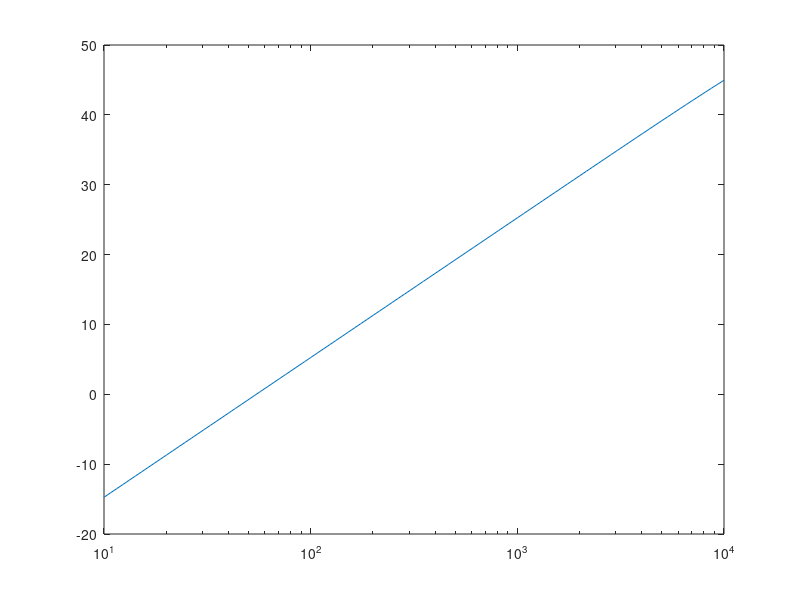

Recreate this plot in MATLAB.
clc, clear, close all;

%I want to see complex physics value who are related in exponential manners
%for example here we are working to simulate two microphone interacting
%with each other


%to do so we  create a logaritmic space the logspace takes as input power
%of 10. logspace(lower bound, upper bound, number of columns)
freq = logspace(1,4,100); %this is a 10000 frequency for 100 frequency

%now we create an angle of frequency
omega = 2 * pi * freq;

%we create the angle of rotation of the sound source in respect to the
%array, basically the orientation of the source
theta = linspace(0, 2* pi, 361); % we use 361 to get all 360 degrees

%distance between the two microphone
distance = 5e-3;

%then we can put the speed of sound [m/s]
c = 343;

%the first microphone pressure will be the reference
p1 = ones(length(freq), length(theta));

%the second microphone pressure is define from the first as it follows
p2 = exp(1i * distance * omega' * cos(theta) / c);

%we can now cmopute the gradient of the pressure
pg = (p2 - p1) / distance;

%we work with decibel in signal processing so we convert the gradient in
%decibel gradient we take  X_rif = 1 tha is the max of the exponential
pg_db = 20 * log10(abs(pg));

%% Logarithmic plot
figure("Position",[100,100,800,600]); % create the figure
%then we use the semilogx plot that use logarithmic scale on the x and
%normal on the y
semilogx(freq,pg_db(:, 1)); %plots only one angle of rotation
